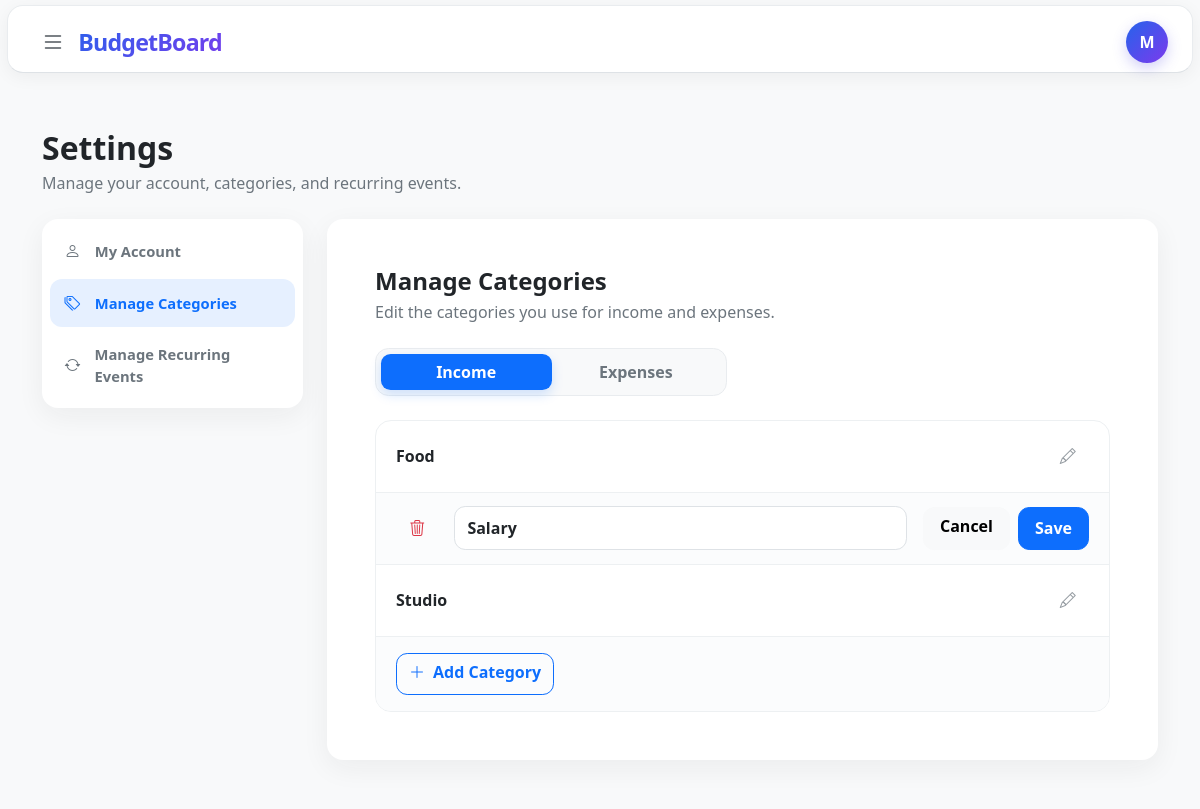
Page /settings?section=categories&category_type=income&edit_category=4 (signed in) on the committed database.
### tables this page shows
CREATE TABLE categories (
    id INTEGER PRIMARY KEY AUTOINCREMENT,
    user_id INTEGER NOT NULL,
    name TEXT NOT NULL COLLATE NOCASE,
    type TEXT NOT NULL CHECK (
        type IN ('income', 'expense')
    ),
    created_at DATETIME NOT NULL DEFAULT CURRENT_TIMESTAMP,

    FOREIGN KEY (user_id) REFERENCES users(id),
    UNIQUE (user_id, name, type)
);

### app.py (the view, shortened to what this page needs)
@app.route("/settings", methods=["GET", "POST"])
@login_required
def settings():
    user_id = session["user_id"]
    users = db.execute(
        """
        SELECT id, username, time_added
        FROM users
        WHERE id = ?
        LIMIT 1
        """,
        user_id
    )
    if not users:
        session.clear()
        return redirect(url_for("login", _external=True))
    user = users[0]
    try:
        member_since = datetime.fromisoformat(
            user["time_added"]
        ).strftime("%B %Y")
    except (TypeError, ValueError):
        member_since = ""
    categories = load_user_categories(db, user_id)
    income_categories = [
        category
        for category in categories
        if category["type"] == "income"
    ]
    expense_categories = [
        category
        for category in categories
        if category["type"] == "expense"
    ]
    accounts = db.execute(
        """
        SELECT id, name, active
        FROM accounts
        WHERE user_id = ?
        ORDER BY active DESC, name COLLATE NOCASE
        """,
        user_id
    )
    recurrent_events = load_recurrent_events(db, user_id)
    recurrent_income = [
        event
        for event in recurrent_events
        if event["category_type"] == "income"
    ]
    recurrent_expenses = [
        event
        for event in recurrent_events
        if event["category_type"] == "expense"
    ]
    active_section = request.args.get("section", "account")
    if active_section not in {"account", "categories", "recurring"}:
        active_section = "account"
    active_category_type = request.args.get(
        "category_type",
        "income"
    )
    if active_category_type not in {"income", "expense"}:
        active_category_type = "income"
    active_recurring_type = request.args.get(
        "recurring_type",
        "income"
    )
    if active_recurring_type not in {"income", "expense"}:
        active_recurring_type = "income"
    return render_template(
        "settings.html",
        user=user,
        member_since=member_since,
        accounts=accounts,
        income_categories=income_categories,
        expense_categories=expense_categories,
        recurrent_income=recurrent_income,
        recurrent_expenses=recurrent_expenses,
        active_section=active_section,
        active_category_type=active_category_type,
        active_recurring_type=active_recurring_type,
        edit_account=request.args.get("edit") == "account",
        edit_category_id=request.args.get("edit_category", type=int),
        adding_category_type=request.args.get("add_category"),
        edit_recurrent_id=request.args.get("edit_recurrent", type=int)
    )

### helpers.py (called while the page is built)
def login_required(f):
    @wraps(f)
    def decorated_function(*args, **kwargs):
        if session.get("user_id") is None:
            return redirect("/login")
        return f(*args, **kwargs)
    return decorated_function

def usd(value):
    return f"${value:,.2f}"

def load_user_categories(db, user_id):
    return db.execute(
        """
        SELECT id, name, type
        FROM categories
        WHERE user_id = ?
        ORDER BY type, name
        """,
        user_id
    )

def describe_recurrent_schedule(interval_days, day_of_month):
    if day_of_month is not None:
        return f"Monthly on day {day_of_month}"
    interval_days = int(interval_days)
    if interval_days == 7:
        return "Weekly"
    if interval_days == 14:
        return "Every 2 weeks"
    if interval_days == 365:
        return "Yearly"
    return f"Every {interval_days} days"

def recurrent_frequency(interval_days, day_of_month):
    if day_of_month is not None:
        return "monthly"
    interval_days = int(interval_days)
    if interval_days == 7:
        return "weekly"
    if interval_days == 14:
        return "biweekly"
    if interval_days == 365:
        return "yearly"
    return "custom"

### templates/settings.html (shortened to what this page needs)
{% extends "layout.html" %}
{% macro category_list(categories, category_type, edit_category_id, adding_category_type) %}
    <div class="settings-category-list">
        {% for category in categories %}
            {% if edit_category_id == category["id"] %}
                <form class="settings-category-row settings-category-row-editing" action="{{ url_for('settings') }}" method="post">
                    <div class="settings-category-edit-field">
                        <input
                            class="form-control settings-category-input w-100"
                            id="category-name-{{ category['id'] }}"
                            name="category_name"
                            type="text"
                            value="{{ category['name'] }}"
                            maxlength="50"
                            required
                            autofocus
                        >
                    </div>
                    <div class="settings-category-edit-actions">
                        <a
                            class="btn btn-light settings-row-button"
                            href="{{ url_for('settings', section='categories', category_type=category_type) }}"
                        >
                            Cancel
                        </a>
                        <button class="btn btn-primary settings-row-button" name="action" type="submit" value="rename_category">Save</button>
                    </div>
                    <button
                        class="btn settings-category-delete-button"
                        name="action"
                        type="submit"
                        value="delete_category"
                        formnovalidate
                        aria-label="Delete {{ category['name'] }} category"
                    >
                        <i class="bi bi-trash3" aria-hidden="true"></i>
                    </button>
                </form>
            {% else %}
                <div class="settings-category-row">
                    <span class="settings-category-name">{{ category["name"] }}</span>
                    <a
                        class="btn settings-category-edit-button"
                        href="{{ url_for('settings', section='categories', category_type=category_type, edit_category=category['id']) }}"
                        aria-label="Edit {{ category['name'] }} category"
                    >
                        <i class="bi bi-pencil" aria-hidden="true"></i>
                    </a>
                </div>
            {% endif %}
        {% else %}
            <div class="settings-empty-state">
                <i class="bi bi-tags" aria-hidden="true"></i>
                <p class="fw-semibold mb-1">No {{ category_type }} categories</p>
                <p class="small text-secondary mb-0">Add a category to start organizing your transactions.</p>
            </div>
        {% endfor %}
        <div class="settings-category-footer">
            {% if adding_category_type == category_type %}
                <form class="settings-add-category-form" action="{{ url_for('settings') }}" method="post">
                    <input name="category_type" type="hidden" value="{{ category_type }}">
                    <label class="visually-hidden" for="new-{{ category_type }}-category">New category name</label>
                    <input
                        class="form-control settings-category-input"
                        id="new-{{ category_type }}-category"
                        name="category_name"
                        type="text"
                        maxlength="50"
                        placeholder="Category name"
                        required
                        autofocus
                    >
                    <a
                        class="btn btn-light settings-row-button"
                        href="{{ url_for('settings', section='categories', category_type=category_type) }}"
                    >
                        Cancel
                    </a>
                    <button class="btn btn-primary settings-row-button" name="action" type="submit" value="add_category">Save</button>
                </form>
            {% else %}
                <a
                    class="btn btn-outline-primary settings-add-category"
                    href="{{ url_for('settings', section='categories', category_type=category_type, add_category=category_type) }}"
                >
                    <i class="bi bi-plus-lg me-2" aria-hidden="true"></i>Add Category
                </a>
            {% endif %}
        </div>
    </div>
{% endmacro %}
{% block styles %}
    <link rel="stylesheet" href="{{ url_for('static', filename='settings.css') }}">
{% endblock %}
{% block main %}
    <section class="settings-page py-4 py-lg-5">
        <div class="container-xl">
            <header class="mb-4">
                <h1 class="h2 fw-bold mb-1">Settings</h1>
                <p class="text-secondary mb-0">Manage your account, categories, and recurring events.</p>
            </header>
            <div class="row g-4 align-items-start settings-layout">
                <aside class="col-12 col-lg-3 settings-sidebar" aria-label="Settings navigation">
                    <div class="card settings-nav-card border-0">
                        <div class="card-body p-2">
                            <nav class="settings-nav" role="tablist" aria-label="Settings sections">
                                <label class="settings-nav-link" for="settings-account-section" role="tab">
                                    <i class="bi bi-person" aria-hidden="true"></i>
                                    <span>My Account</span>
                                </label>
                                <label class="settings-nav-link" for="settings-categories-section" role="tab">
                                    <i class="bi bi-tags" aria-hidden="true"></i>
                                    <span>Manage Categories</span>
                                </label>
                                <label class="settings-nav-link" for="settings-recurring-section" role="tab">
                                    <i class="bi bi-arrow-repeat" aria-hidden="true"></i>
                                    <span>Manage Recurring Events</span>
                                </label>
                            </nav>
                        </div>
                    </div>
                </aside>
                <div class="col-12 col-lg-9 settings-content">
                    <article class="card settings-card settings-categories-panel border-0" aria-labelledby="categories-heading">
                        <div class="card-body p-4 p-lg-5">
                            <header class="mb-4">
                                <h2 class="h4 fw-bold mb-1" id="categories-heading">Manage Categories</h2>
                                <p class="text-secondary mb-0">Edit the categories you use for income and expenses.</p>
                            </header>
                            <div class="settings-category-switcher">
                                <div class="btn-group settings-category-tabs mb-4" role="tablist" aria-label="Category type">
                                    <label class="btn" for="income-categories" role="tab">Income</label>
                                    <label class="btn" for="expense-categories" role="tab">Expenses</label>
                                </div>
                                <div class="settings-category-panels">
                                    <section class="settings-category-pane income-category-pane" aria-label="Income categories">
                                        {{ category_list(income_categories, "income", edit_category_id, adding_category_type) }}
                                    </section>
                                </div>
                            </div>
                        </div>
                    </article>
                </div>
            </div>
        </div>
    </section>
{% endblock %}

### static/style.css (style rules this page uses)
body { background-color: #f8f9fa; color: #212529; }

### static/settings.css (style rules this page uses)
.settings-page { min-height: calc(100vh - 72px); background-color: #f8f9fa; }
.settings-nav-card, .settings-card { border-radius: 1rem; background-color: #fff; box-shadow: 0 0.5rem 1.75rem rgba(33, 37, 41, 0.06); }
.settings-nav { display: flex; flex-direction: column; gap: 0.25rem; }
.settings-nav-link { display: flex; min-height: 3rem; align-items: center; gap: 0.75rem; padding: 0.75rem 0.9rem; border-radius: 0.75rem; color: #6c757d; cursor: pointer; font-size: 0.92rem; font-weight: 600; transition: background-color 0.15s ease, color 0.15s ease; }
.settings-nav-link i { width: 1.15rem; font-size: 1rem; }
#settings-account-section:checked ~ .settings-sidebar label[for="settings-account-section"], #settings-categories-section:checked ~ .settings-sidebar label[for="settings-categories-section"], #settings-recurring-section:checked ~ .settings-sidebar label[for="settings-recurring-section"] { background-color: rgba(13, 110, 253, 0.1); color: #0d6efd; }
.settings-account-panel, .settings-categories-panel, .settings-recurring-panel, .settings-category-pane, .settings-recurring-pane { display: none; }
#settings-account-section:checked ~ .settings-content .settings-account-panel, #settings-categories-section:checked ~ .settings-content .settings-categories-panel, #settings-recurring-section:checked ~ .settings-content .settings-recurring-panel, #income-categories:checked ~ .settings-category-panels .income-category-pane, #expense-categories:checked ~ .settings-category-panels .expense-category-pane, #income-recurring:checked ~ .settings-recurring-panels .income-recurring-pane, #expense-recurring:checked ~ .settings-recurring-panels .expense-recurring-pane { display: block; }
.settings-icon-button, .settings-category-edit-button, .settings-category-delete-button, .settings-recurring-delete-button { display: grid; width: 2.65rem; height: 2.65rem; flex: 0 0 2.65rem; padding: 0; place-items: center; border-radius: 0.7rem; }
.settings-icon-button, .settings-category-edit-button { color: #6c757d; }
.settings-form-control, .settings-category-input { min-height: 2.75rem; border-color: #dee2e6; border-radius: 0.7rem; }
.settings-button, .settings-row-button, .settings-add-category { min-height: 2.65rem; border-radius: 0.7rem; font-weight: 600; }
.settings-category-tabs { width: min(100%, 22rem); padding: 0.3rem; border: 1px solid #e9ecef; border-radius: 0.85rem; background-color: #f8f9fa; }
.settings-category-tabs .btn { flex: 1 1 0; border: 0; border-radius: 0.6rem !important; color: #6c757d; font-weight: 600; }
#income-categories:checked ~ .settings-category-tabs label[for="income-categories"], #expense-categories:checked ~ .settings-category-tabs label[for="expense-categories"] { background-color: #0d6efd; color: #fff; box-shadow: 0 0.3rem 0.7rem rgba(13, 110, 253, 0.18); }
.settings-category-list { overflow: hidden; border: 1px solid #edf0f2; border-radius: 1rem; background-color: #fff; }
.settings-category-row { display: flex; min-height: 4.5rem; align-items: center; justify-content: space-between; gap: 1rem; padding: 0.85rem 1.25rem; border-bottom: 1px solid #edf0f2; transition: background-color 0.15s ease; }
.settings-category-name, .settings-category-input { min-width: 0; font-weight: 600; }
.settings-category-edit-button { opacity: 0.72; transition: background-color 0.15s ease, color 0.15s ease, opacity 0.15s ease; }
.settings-category-row-editing { display: grid; grid-template-columns: auto minmax(8rem, 1fr) auto; grid-template-areas: "delete name actions"; background-color: #fbfcfd; }
.settings-category-edit-field { grid-area: name; min-width: 0; }
.settings-category-edit-actions { grid-area: actions; display: flex; align-items: center; gap: 0.5rem; }
.settings-row-button { padding-right: 1rem; padding-left: 1rem; }
.settings-category-delete-button { grid-area: delete; color: #dc3545; }
.settings-category-footer { padding: 1rem 1.25rem; background-color: #fbfcfd; }

### rows in the picture
categories: name "Food"
categories: category_name "Salary"
categories: name "Studio"

### other values in the picture
{{ session.get("username", "U")[0] | upper }} "M"
